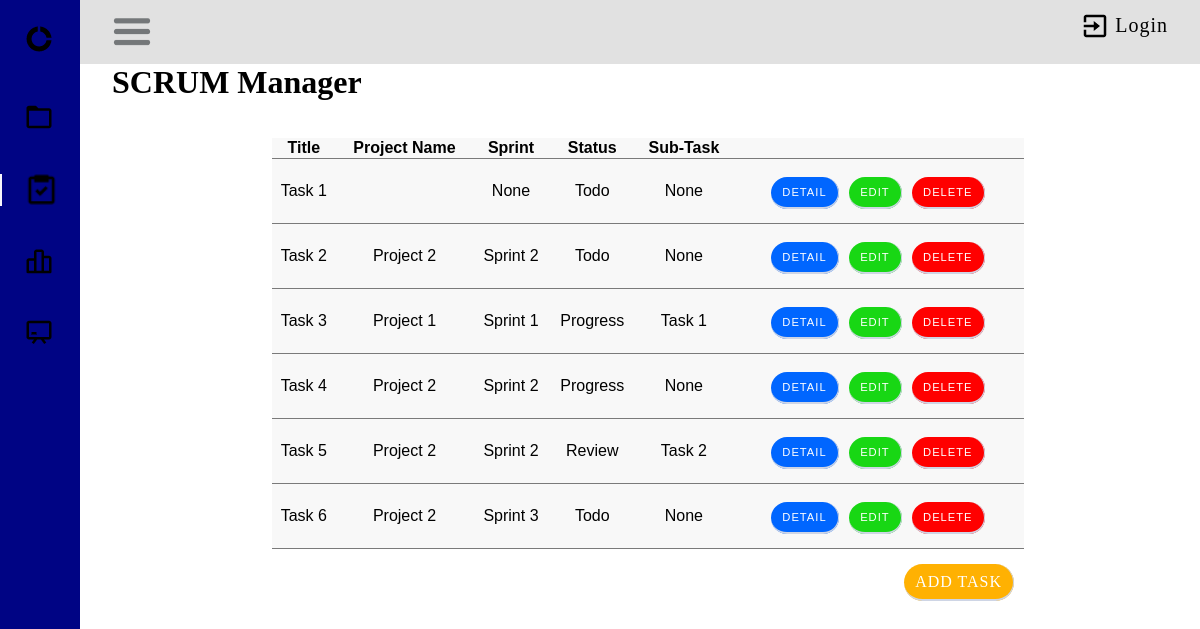
The page /task/ on the database as committed earlier.
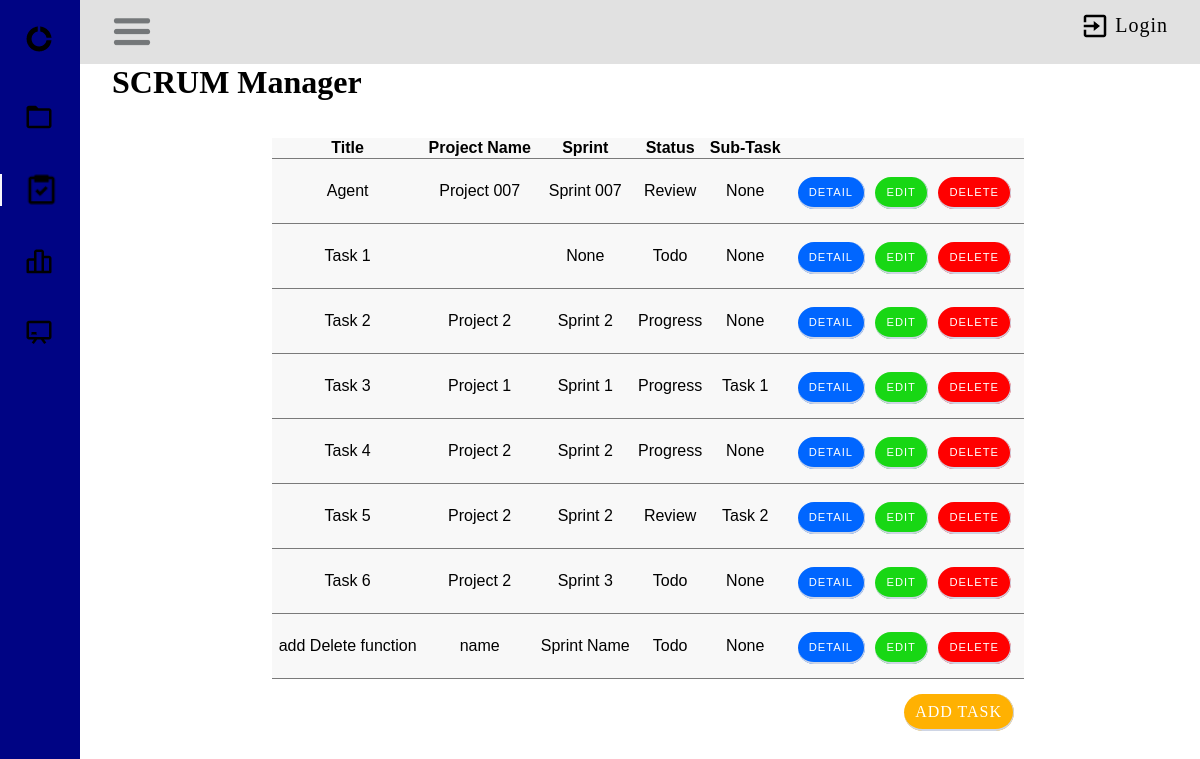
The same page on the database as committed later.
### taskManager/models.py (models this page shows, shortened)
class Task(models.Model):
    STATUS_CHOICES = (
        ('Todo', 'Todo'),
    ('Progress', 'Progress'),
    ('Review', 'Review'),
    ('Done', 'Done'),
    )
    user = models.ForeignKey(User, on_delete=models.CASCADE, null=True, blank=False)
    title = models.CharField(max_length=200)
    description = models.TextField(null=True, blank=True)
    complete = models.BooleanField(default=False)
    created = models.DateTimeField(auto_now_add=True)
    sprint = models.ForeignKey(Sprint, on_delete=models.CASCADE, blank=True, null=True)
    status = models.CharField(max_length=30, choices=STATUS_CHOICES)
    subtask = models.ForeignKey('self',on_delete=models.CASCADE, null=True, blank=True)
    def __str__(self):
        return self.title
    class Meta:
        ordering = ['title']

class Sprint(models.Model):
    name = models.CharField(max_length=50, blank=True, default='')
    description = models.TextField(blank=True, default='')
    start = models.DateTimeField(unique=True)
    Duration= models.DurationField()
    end = models.DateField(unique=True)
    project = models.ForeignKey(Project, on_delete=models.CASCADE, null=False)
    def __str__(self):
        return self.name or ('Sprint ending %s') % self.end
    class Meta:
        ordering = ['name']

class Project(models.Model):
    name = models.CharField(max_length=50)
    start = models.DateTimeField(auto_now_add=True)

### taskManager/view/task/views.py (the view)
# urls.py: path('task/', TaskList.as_view(), name='tasks'),
class TaskList(ListView):
    model = Task
    context_object_name = 'tasks'
    template_name = "task/task_list.html"

### taskManager/templates/taskManager/task_list.html (shortened to what this page needs)
{% load crispy_forms_tags %}
{% block content %}
{% load static %}
        <link rel="stylesheet" href="{% static 'css/home.css' %}">
        <link rel="stylesheet" href="{% static 'css/task.css' %}">
<div id="body-pd">
    <header class="header" id="header">
        <div class="header_toggle">
            <img class="bx bx-menu" id="header-toggle" width="40px" src="/static/images/burger-menu.jpg" alt="burger menu">
        <div class="header-logout">
            <img class="exit-icon" src="/static/images/exit.png" alt="burger menu">
            {% if request.user.is_authenticated %}
                <a class="header-text" href="{% url 'user_logout' %}">Logout</a>
            {% else %}
                <a class="header-text" href="{% url 'user_login' %}">Login</a>
            {% endif %}
        </div>
    </div>
    </header>
    <div class="l-navbar" id="nav-bar">
        <nav class="nav">
            <div>
                <a href="#" class="nav_logo">
                    <img class="bx bx-menu" id="header-toggle" width="30px" src="/static/images/app-icon.png" alt="burger menu">
                </a>
                <div class="nav_list">
                    <a href="{% url 'project_list' %}" class="nav_link">
                        <img width="30px" src="/static/images/folder-icon.png" alt="burger menu">
                    </a>
                    <a href="{% url 'tasks' %}" class="nav_link active">
                        <img width="35px" src="/static/images/task-icon.png" alt="burger menu">
                    </a>
                    <a href="{% url 'sprint_list' %}" class="nav_link">
                        <img width="30px" src="/static/images/backlog-icon.png" alt="burger menu">
                    </a>
                    <a href="{% url 'board' %}" class="nav_link">
                        <img width="30px" src="/static/images/board-icon.png" alt="burger menu">
                    </a>
                </div>
            </div>
        </nav>
    </div>
</div>
<h1>SCRUM Manager</h1>
    <div class="table-container">
        <table>
            <tr>
                <th>Title</th>
                <th>Project Name</th>
                <th>Sprint</th>
                <th>Status</th>
                <th>Sub-Task</th>
                <th></th>
            </tr>
            {% for task in tasks %}
                <tr>
                    <td>{{task.title}}</td>
                    <td>{{task.sprint.project.name}}</td>
                    <td>{{task.sprint}}</td>
                    <td>{{task.status}}</td>
                    <td>{{task.subtask}}</td>
                    <td>
                        <div style="margin: 22px 0px;">
                            <span><a href="{% url 'task' task.pk %}"class="btn btn-style btn-detail">Detail</a> </span>
                            <span><a href="{% url 'task_update' task.pk %}" class="btn btn-style btn-edit">Edit</a> </span>
                            <span><a href="{% url 'task_delete' task.pk %}" class="btn btn-style btn-delete">Delete</a> </span>
                        </div>
                    </td>
                </tr>
                {% endfor %}
        </table>
        <div class="btn-add-task">
            <a class="btn" style="font-size: 1rem;" href="{% url 'task_form' %}"> Add Task </a>
        </div>
    </div>
{% endblock content %}

Rows that differ between the two databases and show on the page:
added Task: title "Agent", sprint.project.name "Project 007", sprint "Sprint 007", status "Review", subtask "None"
changed Task (number 3 of 8 on the later page): status "Todo" → "Progress"
added Task: title "add Delete function", sprint.project.name "name", sprint "Sprint Name", status "Todo", subtask "None"
